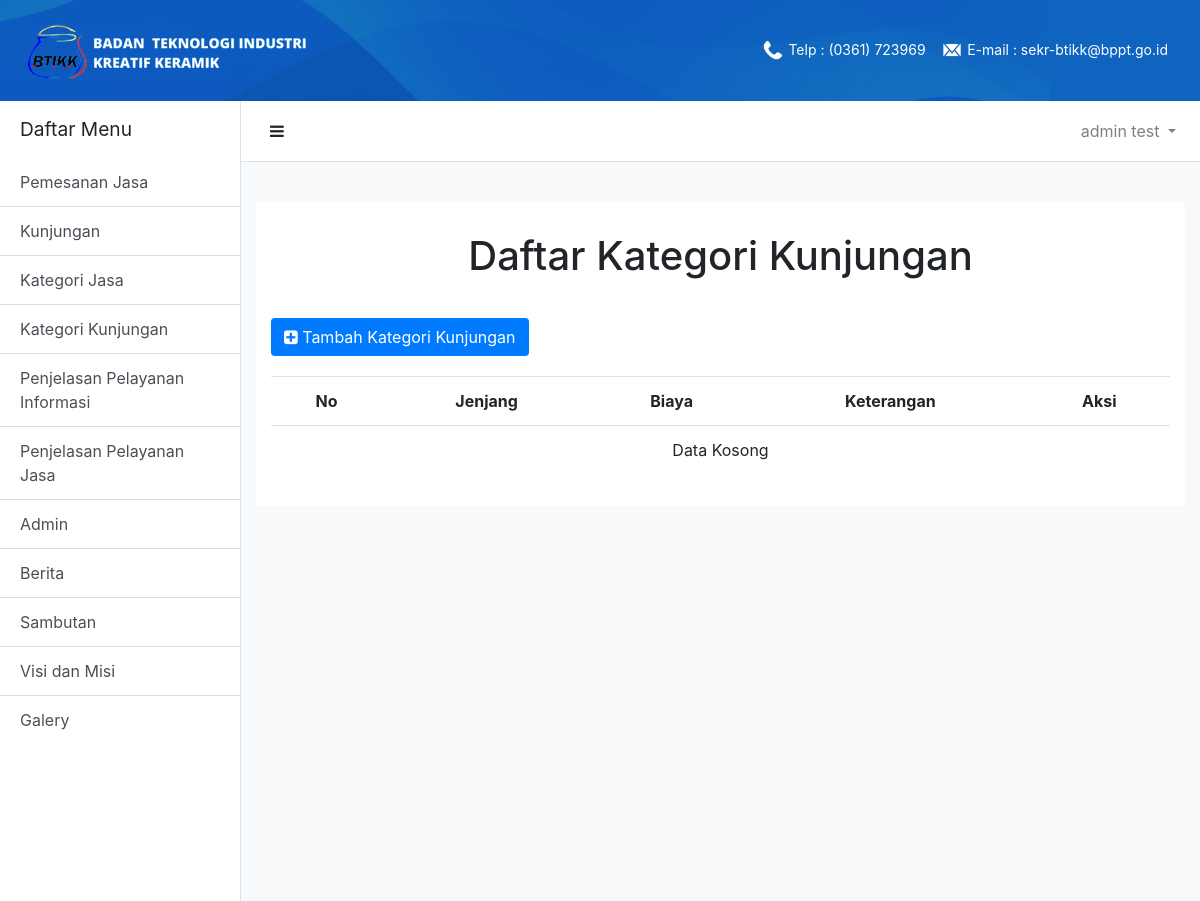
The page /adminContent/kategoriKunjungan.php (signed in) on the database as committed earlier.
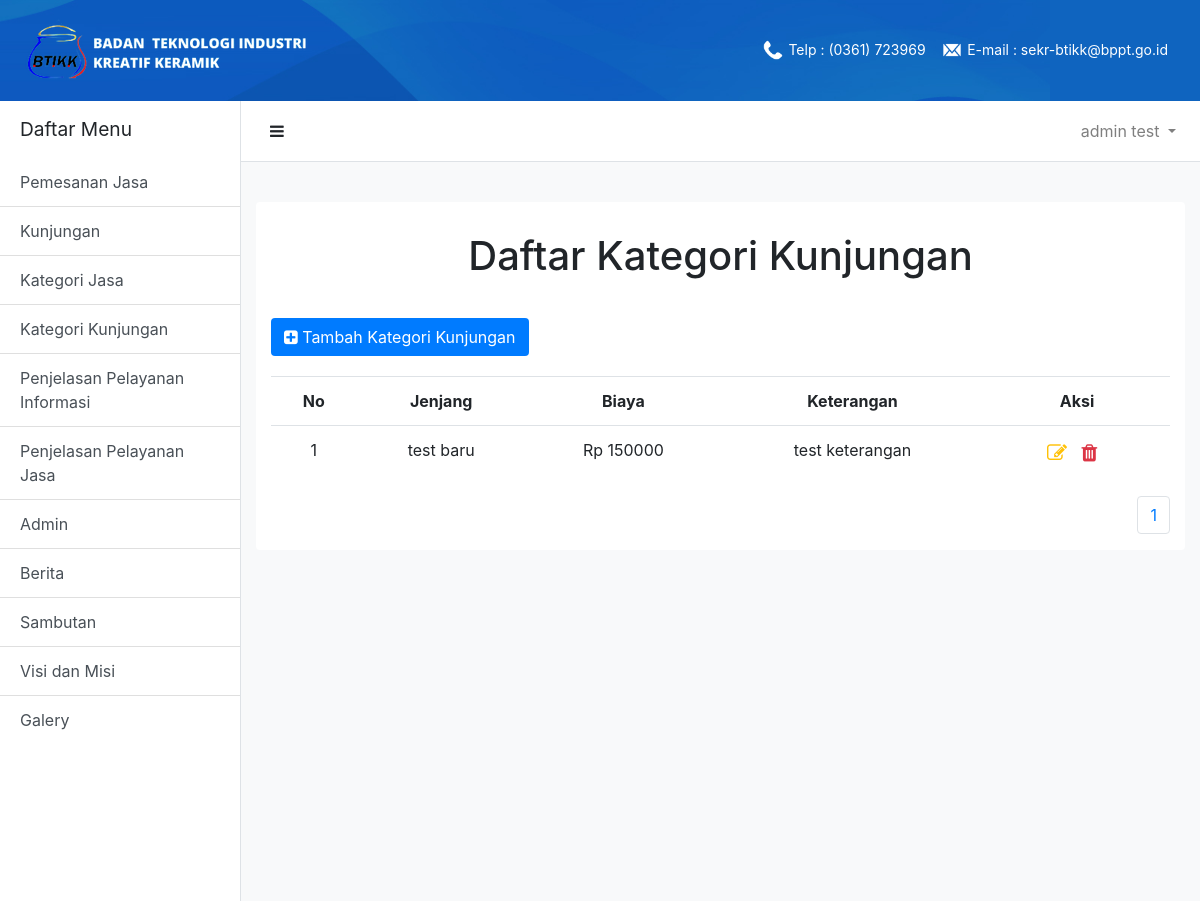
The same page on the database as committed later.
### tables this page shows
CREATE TABLE `tb_kategorikunjungan` (
  `id_kategori` int(11) NOT NULL,
  `jenjang` varchar(255) NOT NULL,
  `biaya` float NOT NULL,
  `ket` varchar(255) NOT NULL
);

### adminContent/kategoriKunjungan.php (the view, shortened to what this page needs)
<?php
    include("../dashboardUser.php");
?>
    <div class="card-title text-center" id="user-content-title">
        <h1>Daftar Kategori Kunjungan</h1>
    </div>
    <div class='card-content'>
        <div class="container">
            <button class='btn bg-primary text-white' id='btn-add-content' onclick="window.location = './inputKategoriKunjungan.php';">
                    <i class="fa fa-plus-square"></i>
                    <span> Tambah Kategori Kunjungan</span>
            </button>
            <table class='table'>
                <tr class='text-center'>
                    <th>No</th>
                    <th>Jenjang</th>
                    <th>Biaya</th>
                    <th>Keterangan</th>
                    <th>Aksi</th>
                </tr>
<?php
    $batas   = 5;
    if(!isset($_GET['halaman'])){
        $posisi  = 0;
    }else{
        $posisi  = ($_GET['halaman']-1) * $batas;
    }
    $no = $posisi+1;
    $tampil = mysqli_query($conn,"SELECT * FROM tb_kategoriKunjungan order by id_kategori asc limit $posisi,$batas");
    $num = mysqli_num_rows($tampil);
    if($num==0)
    {
      echo "
            <tr>
              <td class='text-center' colspan='5'>
                Data Kosong
              </td>
            </tr>";
    }else
    {
      while($array=mysqli_fetch_array($tampil))
      {
        echo "
                <tr>
                    <td class='text-center'>".$no."</td>
                    <td class='text-center'>".$array['jenjang']."</td>
                    <td class='text-center'>Rp ".$array['biaya']."</td>
                    <td class='text-center'>".$array['ket']."</td>
                    <td class='text-center' id='table-action'>
                        <a class='text-warning icon-action' href='./editKategoriKunjungan.php?id=".$array['id_kategori']."'><i class='fa fa-edit'></i></a>
                        <a class='text-danger icon-action' href='../proses/deleteKategoriKunjungan.php?id=".$array['id_kategori']."'><i class='fa fa-trash'></i></a>
                    </td>
                </tr>
          ";
        $no++;
      }
    }
?>
                    </table>
                    <div class='d-flex justify-content-end'>
                        <div class="text-center">
                            <ul class="pagination">
                                <?php
                                    $tampil = mysqli_query ($conn,"SELECT * FROM tb_kategoriKunjungan");
                                    $num = mysqli_num_rows($tampil);
                                    $jmlhalaman = ceil($num/$batas);
                                    for($i=1;$i<=$jmlhalaman;$i++) {
                                            echo "<li class='page-item'><a class='page-link' href='kategoriJasa.php?halaman=$i'>$i</a></li>";
                                    }
                                ?>
                    </div>
            </div>
        </div>
    </div>
    </div>
</div>

Rows that differ between the two databases and show on the page:
added tb_kategorikunjungan: jenjang "test baru", biaya "150000", ket "test keterangan"
Other text that changed with them:
new list line: "1"
text no longer shown: "Data Kosong"
